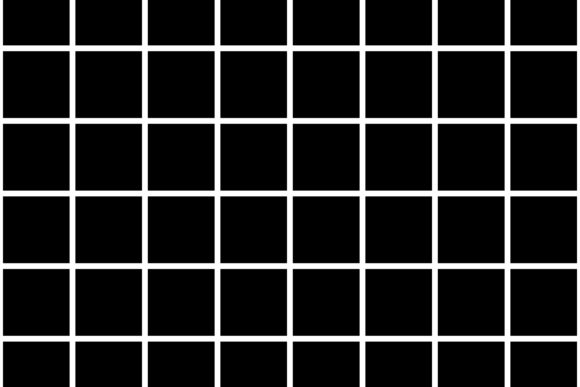
//> input picture Algoritmi Esame/Harris/grid.jpg, 580 x 387 px
$ ./canny ../Harris/grid.jpg   (built with g++ and OpenCV 4)
//> lines starting //> are read from the running program, lines starting //| are printed output that depends on the picture
//> further down, src is the input picture: 387 rows x 580 cols, CV_8UC1; min 0, max 255, mean 38.1
#include <opencv2/opencv.hpp>

using namespace std;
using namespace cv;

const int lth = 40;  // soglia bassa
const int hth = 90;  // soglia alta

// 4) Non-maxima suppression: tengo il pixel solo se è un massimo lungo la direzione del gradiente
void nonMaxSuppression(const Mat& mag, const Mat& angle, Mat& nms) {
    nms = Mat::zeros(mag.size(), CV_8U);
    for (int y = 1; y < mag.rows - 1; y++)
        for (int x = 1; x < mag.cols - 1; x++) {
            float a = fmod(angle.at<float>(y, x), 180);  // [0,360) -> [0,180)
            int dy, dx;                                  // passo verso il vicino lungo il gradiente
            if (a < 22.5 || a >= 157.5) { dy = 0; dx = 1;  }  // orizzontale
            else if (a < 67.5)          { dy = 1; dx = 1;  }  // diagonale 45
            else if (a < 112.5)         { dy = 1; dx = 0;  }  // verticale
            else                        { dy = 1; dx = -1; }  // diagonale 135
            uchar m = mag.at<uchar>(y, x);
            if (m >= mag.at<uchar>(y + dy, x + dx) && m >= mag.at<uchar>(y - dy, x - dx))
                nms.at<uchar>(y, x) = m;
        }
}

// 5) Isteresi: un pixel forte è bordo e "accende" i vicini deboli
void hysteresis(const Mat& nms, Mat& dst) {
    dst = Mat::zeros(nms.size(), CV_8U);
    for (int y = 1; y < nms.rows - 1; y++)
        for (int x = 1; x < nms.cols - 1; x++)
            if (nms.at<uchar>(y, x) > hth) {
                dst.at<uchar>(y, x) = 255;
                for (int dy = -1; dy <= 1; dy++)
                    for (int dx = -1; dx <= 1; dx++) {
                        uchar v = nms.at<uchar>(y + dy, x + dx);
                        if (v > lth && v < hth)
                            dst.at<uchar>(y + dy, x + dx) = 255;
                    }
            }
}

void myCanny(const Mat& src, Mat& dst) {
    // 1) Smoothing gaussiano
    Mat gauss;
    GaussianBlur(src, gauss, Size(5, 5), 0, 0);
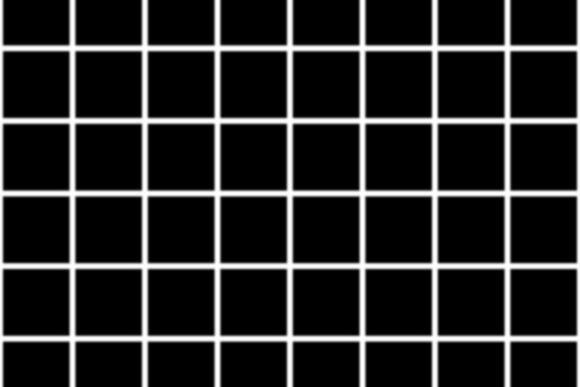
//> gauss: 387 rows x 580 cols, CV_8UC1; min 0, max 255, mean 38.1

    // 2) Derivate con Sobel
    Mat Dx, Dy;
    Sobel(gauss, Dx, CV_32F, 1, 0, 3);
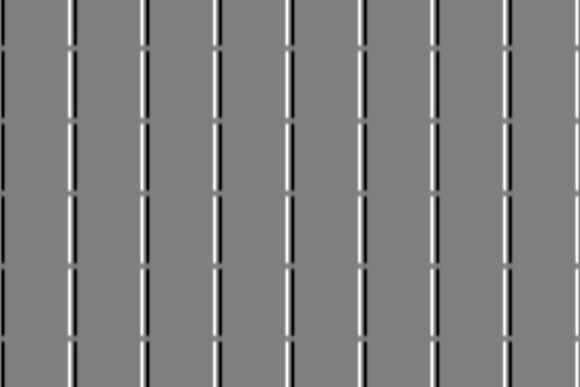
//> Dx: 387 rows x 580 cols, CV_32FC1; min -636, max 636, mean 0; drawn with min black and max white
    Sobel(gauss, Dy, CV_32F, 0, 1, 3);
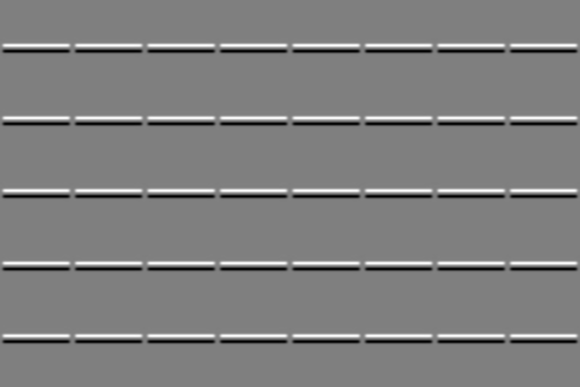
//> Dy: 387 rows x 580 cols, CV_32FC1; min -636, max 636, mean 0; drawn with min black and max white

    // 3) Magnitudo (normalizzata a 0-255) e fase in gradi
    Mat mag, angle;
    magnitude(Dx, Dy, mag);
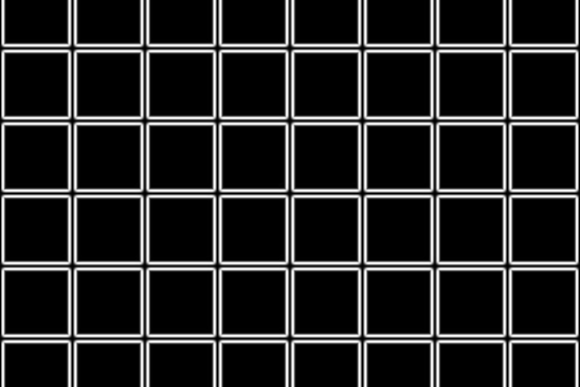
//> mag: 387 rows x 580 cols, CV_32FC1; min 0, max 636, mean 97; drawn with min black and max white
    normalize(mag, mag, 0, 255, NORM_MINMAX, CV_8U);
//> mag: 387 rows x 580 cols, CV_8UC1
    phase(Dx, Dy, angle, true);
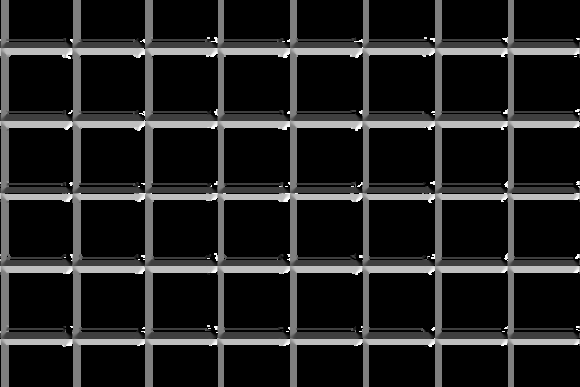
//> angle: 387 rows x 580 cols, CV_32FC1; min 0, max 359.9, mean 48.2; drawn with min black and max white

    // 4) NMS   5) Isteresi
    Mat nms;
    nonMaxSuppression(mag, angle, nms);
//> after the loop in nonMaxSuppression, `for (int y = 1; y < mag.rows - 1; y++)`:
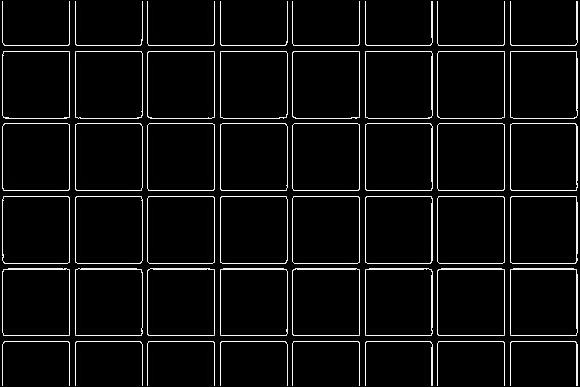
//> nms: 387 rows x 580 cols, CV_8UC1; min 0, max 255, mean 13.3
    hysteresis(nms, dst);
//> after the loop in hysteresis, `for (int y = 1; y < nms.rows - 1; y++)`: dst: 387 rows x 580 cols, CV_8UC1; 5.4% white in thin lines or dots
}

int main(int argc, char** argv) {
    Mat src = imread(argv[1], IMREAD_GRAYSCALE);
    if (src.empty()) return -1;

    Mat dst;
    myCanny(src, dst);

    imshow("src", src);
    imshow("canny", dst);
    waitKey(0);
    return 0;
}
